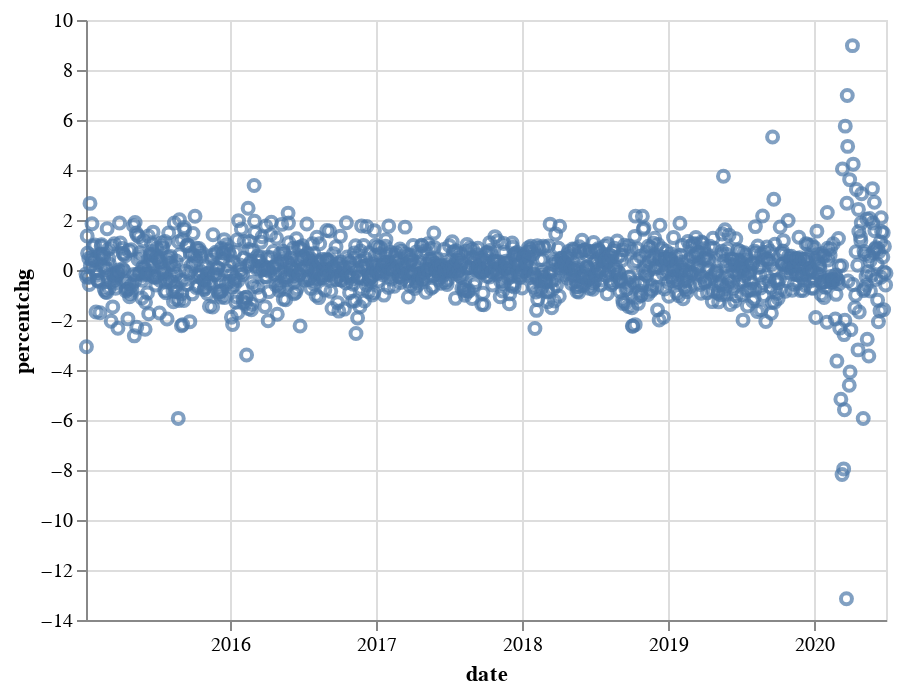

Notebook cell for this chart:
### Code cell
alt.Chart(altdata_closepercentchg2).mark_point().encode(
    x='date',
    y='percentchg'
)

### Figure 1 — Vega-Lite specification as saved in the notebook (floating-point values rounded to 4 significant figures; data arrays with more than 128 entries replaced by an {"elided": "..."} marker saying what was removed)
{"config": {"view": {"continuousWidth": 400, "continuousHeight": 300}}, "data": {"name": "data-73e6bf6c353fde0fb81c1120e721b8eb"}, "mark": "point", "encoding": {"x": {"field": "date", "type": "temporal"}, "y": {"field": "percentchg", "type": "quantitative"}}, "$schema": "https://vega.github.io/schema/vega-lite/v4.17.0.json", "datasets": {"data-73e6bf6c353fde0fb81c1120e721b8eb": {"elided": "1345 records"}}}
